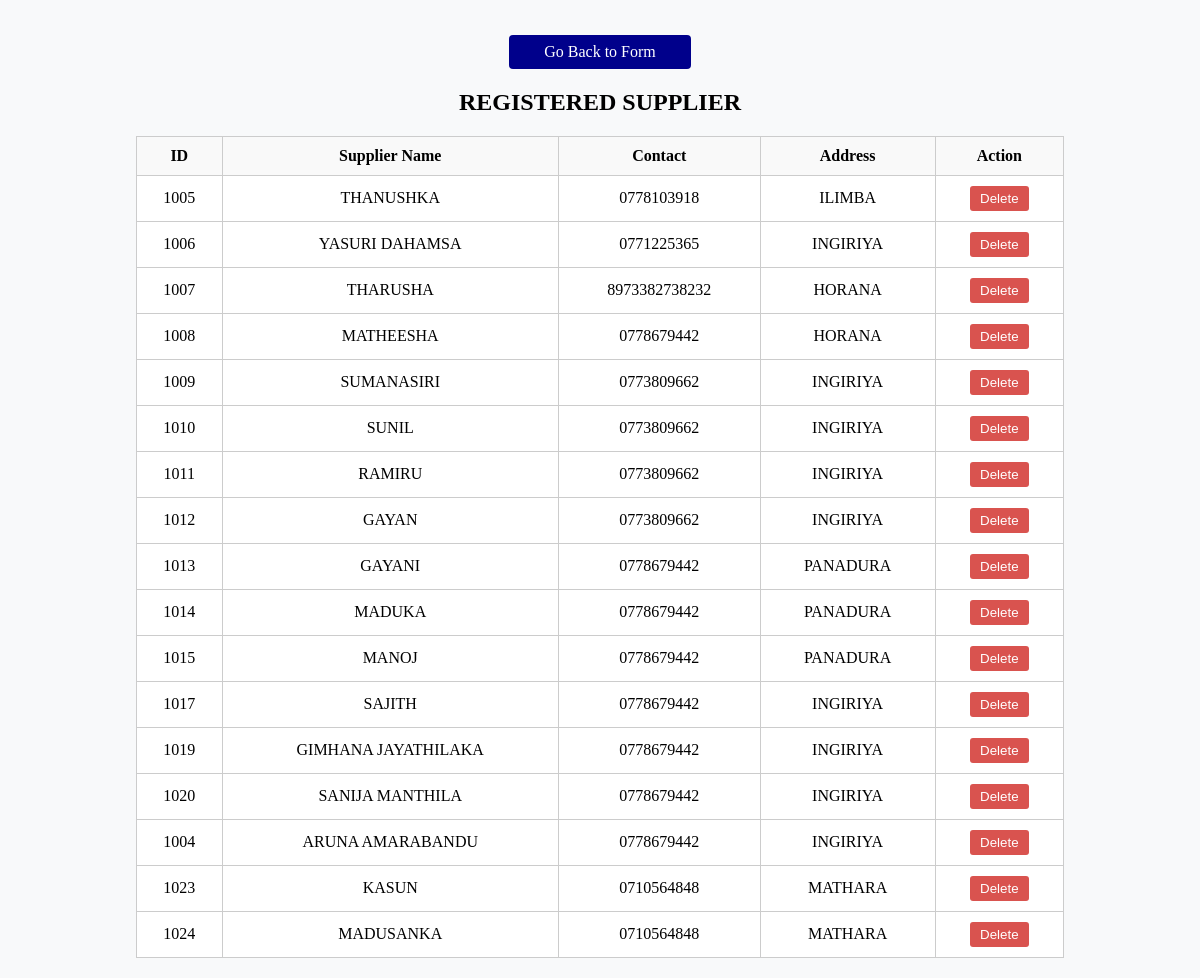
/SUPPLIER.php, run on the app's committed database.
### tables this page shows
CREATE TABLE IF NOT EXISTS `suppliers` (
  `id` int(11) NOT NULL AUTO_INCREMENT,
  `supplier_id` varchar(50) NOT NULL,
  `name` varchar(255) NOT NULL,
  `contact_no` varchar(20) NOT NULL,
  `address` text NOT NULL,
  `registration_date` timestamp NOT NULL DEFAULT CURRENT_TIMESTAMP,
  PRIMARY KEY (`id`),
  UNIQUE KEY `supplier_id` (`supplier_id`)
);

### SUPPLIER.php (the view, shortened to what this page needs)
<?php
$servername="localhost";
$username="root";
$password="";
$database="my_new_db";
$conn=mysqli_connect($servername,$username,$password,$database);
$sql_fetch="SELECT * FROM suppliers";
$result=mysqli_query($conn,$sql_fetch);
?>
<!DOCTYPE html>
<html>
<head>
</head>
<body>
	<a href="SUPPLIER.html" class="back-btn">Go Back to Form</a>
	<h2>Registered Supplier</h2>
	<table>
		<tr>
			<th>ID</th>
			<th>Supplier Name</th>
			<th>Contact</th>
			<th>Address</th>
			<th>Action</th>
		</tr>
		<?php
		if(mysqli_num_rows($result)>0){
			while($row=mysqli_fetch_assoc($result)){
		?>
		<tr>
			<td><?php echo htmlspecialchars($row['supplier_id']); ?></td>
			<td><?php echo htmlspecialchars($row['name']); ?></td>
			<td><?php echo htmlspecialchars($row['contact_no']); ?></td>
			<td><?php echo htmlspecialchars($row['address']); ?></td>
			<td>
				<form method="POST" action="" style="margin: 0;">
					<input type="submit" value="Delete" style="background-color: #d9534f; color: white; border: none; padding: 5px 10px; cursor: pointer; border-radius: 3px;" onclick="return confirm('Are you sure you want to delete this supplier?');">
				</form>
			</td>
		</tr>
		<?php
			}
		}else{
			echo"<tr><td colspan='5' style='text-align:center;'>No suppliers found.</td></tr>";
		}
		?>
	</table>
</body>
</html>

### SUPPLIER.php (style rules this page uses)
body { background-color:#f8f9fa; font-family: 'Times New Roman', Times, serif; margin: 0; padding: 20px; }
.back-btn { display:block; width: 150px; margin: 15px auto; padding:8px 16px; background-color:Darkblue; color:white; text-decoration:none; border-radius:4px; font-size:16px; text-align: center; }
table { margin: 0 auto; border-collapse: collapse; width: 80%; background-color: white; }
th, td { border: 1px solid #ccc; padding: 10px; text-align: center; }
th { background-color: #f9f9f9; }
h2 { text-align: center; text-transform: uppercase; margin-bottom: 20px; }

### data on the page
suppliers: supplier "1005", name "THANUSHKA", contact_no "0778103918", address "ILIMBA"
suppliers: supplier "1006", name "YASURI DAHAMSA", contact_no "0771225365", address "INGIRIYA"
suppliers: supplier "1007", name "THARUSHA", contact_no "8973382738232", address "HORANA"
suppliers: supplier "1008", name "MATHEESHA", contact_no "0778679442", address "HORANA"
suppliers: supplier "1009", name "SUMANASIRI", contact_no "0773809662", address "INGIRIYA"
suppliers: supplier "1010", name "SUNIL", contact_no "0773809662", address "INGIRIYA"
suppliers: supplier "1011", name "RAMIRU", contact_no "0773809662", address "INGIRIYA"
suppliers: supplier "1012", name "GAYAN", contact_no "0773809662", address "INGIRIYA"
suppliers: supplier "1013", name "GAYANI", contact_no "0778679442", address "PANADURA"
suppliers: supplier "1014", name "MADUKA", contact_no "0778679442", address "PANADURA"
suppliers: supplier "1015", name "MANOJ", contact_no "0778679442", address "PANADURA"
suppliers: supplier "1017", name "SAJITH", contact_no "0778679442", address "INGIRIYA"
suppliers: supplier "1019", name "GIMHANA JAYATHILAKA", contact_no "0778679442", address "INGIRIYA"
suppliers: supplier "1020", name "SANIJA MANTHILA", contact_no "0778679442", address "INGIRIYA"
suppliers: supplier "1004", name "ARUNA AMARABANDU", contact_no "0778679442", address "INGIRIYA"
suppliers: supplier "1023", name "KASUN", contact_no "0710564848", address "MATHARA"
suppliers: supplier "1024", name "MADUSANKA", contact_no "0710564848", address "MATHARA"
